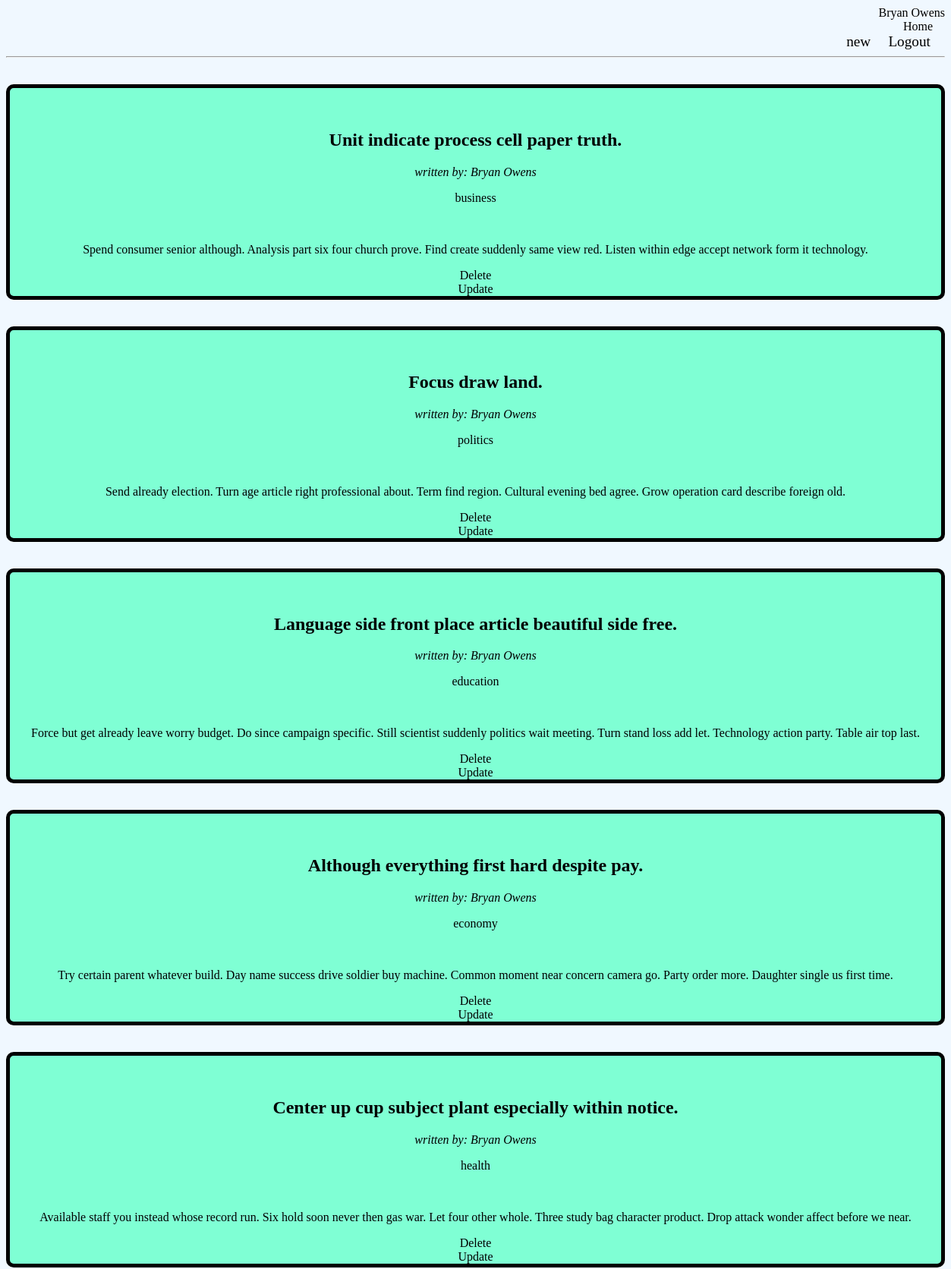
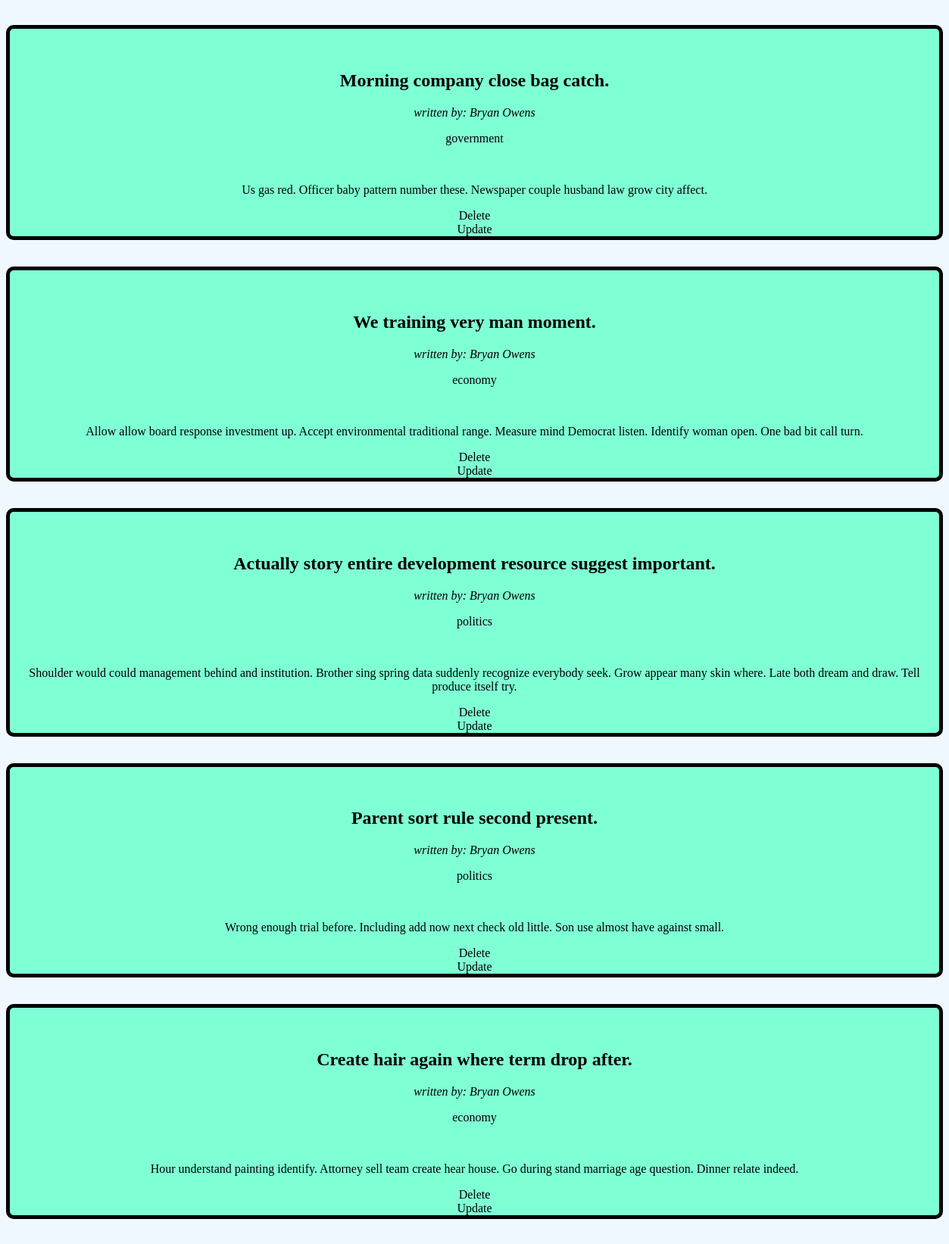
Page /dashboard (signed in, upper part) on the committed database (2 pictures, top to bottom).
### app.py (models this page shows)
class User(db.Model, UserMixin):
    id = db.Column(db.Integer, primary_key=True)
    username = db.Column(db.String(30), nullable=False, unique=True)
    password = db.Column(db.String(30), nullable=False)
    role = db.Column(db.String(10), nullable=False)
    posts = db.relationship('Post', backref='author')

class Post(db.Model):
    id = db.Column(db.Integer, primary_key=True)
    title = db.Column(db.String(200), nullable=False)
    image = db.Column(db.String(200), nullable=True)
    desc = db.Column(db.String(1000), nullable=False)
    date_created = db.Column(db.DateTime, default=datetime.now)
    author_id = db.Column(db.Integer, db.ForeignKey('user.id'))
    id_labeled = db.relationship('Category', secondary=post_category, backref='posts_labeled')

class Category(db.Model):
    id = db.Column(db.Integer, primary_key=True)
    name = db.Column(db.String(20), nullable=False)

### app.py (the view)
@app.route('/dashboard')
@login_required
def dashboard():
    posts = Post.query.filter_by(author_id=current_user.id)
    return render_template('dashboard.html', current_user=current_user,posts=posts)

### app.py (called while the page is built)
@login_manager.user_loader
def load_user(user_id):
    return User.query.get(int(user_id))

### templates/dashboard.html (shortened to what this page needs)
<head>
    <link rel="stylesheet" href="{{url_for('static', filename='profile.css')}}">
</head>
<header>
    <div>
        {{current_user.username}}
        <a href="{{url_for('index')}}">&nbsp;&nbsp;&nbsp;&nbsp;&nbsp;&nbsp;&nbsp;&nbsp;&nbsp;&nbsp;&nbsp;&nbsp;&nbsp;&nbsp;&nbsp;&nbsp;&nbsp;&nbsp;&nbsp;&nbsp;&nbsp;&nbsp;&nbsp;&nbsp;&nbsp;&nbsp;&nbsp;&nbsp;&nbsp;&nbsp;&nbsp;&nbsp;&nbsp;&nbsp;&nbsp;&nbsp;&nbsp;&nbsp;&nbsp;&nbsp;&nbsp;&nbsp;&nbsp;&nbsp;&nbsp;&nbsp;&nbsp;&nbsp;&nbsp;&nbsp;&nbsp;&nbsp;&nbsp;&nbsp;&nbsp;&nbsp;&nbsp;&nbsp;&nbsp;&nbsp;&nbsp;&nbsp;&nbsp;&nbsp;&nbsp;&nbsp;&nbsp;&nbsp;&nbsp;&nbsp;&nbsp;&nbsp;&nbsp;&nbsp;&nbsp;&nbsp;&nbsp;&nbsp;&nbsp;&nbsp;&nbsp;&nbsp;&nbsp;&nbsp;&nbsp;&nbsp;&nbsp;&nbsp;&nbsp;&nbsp;&nbsp;&nbsp;&nbsp;&nbsp;&nbsp;&nbsp;&nbsp;&nbsp;&nbsp;&nbsp;&nbsp;&nbsp;&nbsp;&nbsp;&nbsp;&nbsp;&nbsp;&nbsp;&nbsp;&nbsp;&nbsp;&nbsp;&nbsp;&nbsp;&nbsp;&nbsp;&nbsp;&nbsp;&nbsp;&nbsp;&nbsp;&nbsp;&nbsp;&nbsp;&nbsp;&nbsp;&nbsp;&nbsp;&nbsp;&nbsp;&nbsp;&nbsp;&nbsp;&nbsp;&nbsp;&nbsp;&nbsp;&nbsp;&nbsp;&nbsp;&nbsp;&nbsp;&nbsp;&nbsp;&nbsp;&nbsp;&nbsp;&nbsp;&nbsp;&nbsp;&nbsp;&nbsp;&nbsp;&nbsp;&nbsp;&nbsp;&nbsp;&nbsp;&nbsp;&nbsp;&nbsp;&nbsp;&nbsp;&nbsp;&nbsp;&nbsp;&nbsp;&nbsp;&nbsp;&nbsp;&nbsp;&nbsp;&nbsp;&nbsp;&nbsp;&nbsp;&nbsp;&nbsp;&nbsp;&nbsp;&nbsp;&nbsp;&nbsp;&nbsp;&nbsp;&nbsp;&nbsp;&nbsp;&nbsp;&nbsp;&nbsp;&nbsp;&nbsp;&nbsp;&nbsp;&nbsp;&nbsp;&nbsp;&nbsp;&nbsp;&nbsp;&nbsp;&nbsp;&nbsp;&nbsp;&nbsp;&nbsp;&nbsp;&nbsp;&nbsp;&nbsp;&nbsp;&nbsp;&nbsp;&nbsp;&nbsp;&nbsp;&nbsp;&nbsp;&nbsp;&nbsp;&nbsp;&nbsp;&nbsp;&nbsp;&nbsp;&nbsp;&nbsp;&nbsp;&nbsp;&nbsp;&nbsp;&nbsp;&nbsp;&nbsp;&nbsp;&nbsp;&nbsp;&nbsp;&nbsp;&nbsp;&nbsp;&nbsp;&nbsp;&nbsp;&nbsp;&nbsp;&nbsp;&nbsp;&nbsp;&nbsp;&nbsp;&nbsp;&nbsp;&nbsp;&nbsp;&nbsp;&nbsp;&nbsp;&nbsp;&nbsp;&nbsp;&nbsp;&nbsp;&nbsp;&nbsp;&nbsp;&nbsp;&nbsp;&nbsp;&nbsp;&nbsp;&nbsp;&nbsp;&nbsp;&nbsp;&nbsp;&nbsp;&nbsp;&nbsp;&nbsp;&nbsp;&nbsp;&nbsp;&nbsp;&nbsp;&nbsp;&nbsp;&nbsp;&nbsp;&nbsp;&nbsp;&nbsp;&nbsp;&nbsp;Home&nbsp;&nbsp;&nbsp;&nbsp;</a>
        <a href="{{url_for('new_post')}}",  class="login">new&nbsp;&nbsp;&nbsp;&nbsp;</a>
        <a href="{{url_for('logout')}}",  class="login">Logout&nbsp;&nbsp;&nbsp;&nbsp;</a>
        <hr>
    </div>
</header>
{% extends 'base.html' %}
{% block content %}
{%for post in posts%}
<div class= "post">
<h2 class="w">{{post.title}}</h2>
<i class="w">written by: <a href="/by/{{post.author.id}}" >{{post.author.username}}</a></i>
<p class="w">{%for tag in post.id_labeled%}<a href='tag/{{tag.name}}'>{{tag.name}} </a>{%endfor%}</p>
<br>
<p class="w">{{post.desc}}</p>
<a href="/delete/{{post.id}}">Delete</a>
<br />
<a href="/update/{{post.id}}">Update</a>
</div>
{%endfor%}
{% endblock %}

### static/profile.css (style rules this page uses)
div { border: 1px black; text-align: right; padding-top: -10mm; top: 5; background-color: inherit; }
a { text-decoration: none; color: black; background-color: inherit; }
.login { top: 3; font-size: larger; text-align: right; background-color: inherit }
hr { color: black; background-color: inherit; }
.post { border: 5px solid black; text-align: center; top: 25; top: inherit; padding-top: 35px; margin-top: 35px; background-color: aquamarine; border-radius: 10px; }
.w { background-color: inherit; }
* { background-color: aliceblue; }

### rows in the picture
User: username "Bryan Owens"
Post: title "Unit indicate process cell paper truth.", author.username "Bryan Owens", desc "Spend consumer senior although. Analysis part six four church prove. Find create suddenly same view red. Listen within edge accept network form it technology."
Category: name "business"
Post: title "Focus draw land.", author.username "Bryan Owens", desc "Send already election. Turn age article right professional about. Term find region. Cultural evening bed agree. Grow operation card describe foreign old."
Category: name "politics"
Post: title "Language side front place article beautiful side free.", author.username "Bryan Owens", desc "Force but get already leave worry budget. Do since campaign specific. Still scientist suddenly politics wait meeting. Turn stand loss add let. Technology action party. Table air top last."
Category: name "education"
Post: title "Although everything first hard despite pay.", author.username "Bryan Owens", desc "Try certain parent whatever build. Day name success drive soldier buy machine. Common moment near concern camera go. Party order more. Daughter single us first time."
Category: name "economy"
Post: title "Center up cup subject plant especially within notice.", author.username "Bryan Owens", desc "Available staff you instead whose record run. Six hold soon never then gas war. Let four other whole. Three study bag character product. Drop attack wonder affect before we near."
Category: name "health"
Post: title "Morning company close bag catch.", author.username "Bryan Owens", desc "Us gas red. Officer baby pattern number these. Newspaper couple husband law grow city affect."
Category: name "government"
Post: title "We training very man moment.", author.username "Bryan Owens", desc "Allow allow board response investment up. Accept environmental traditional range. Measure mind Democrat listen. Identify woman open. One bad bit call turn."
Post: title "Actually story entire development resource suggest important.", author.username "Bryan Owens", desc "Shoulder would could management behind and institution. Brother sing spring data suddenly recognize everybody seek. Grow appear many skin where. Late both dream and draw. Tell produce itself try."
Post: title "Parent sort rule second present.", author.username "Bryan Owens", desc "Wrong enough trial before. Including add now next check old little. Son use almost have against small."
Post: title "Create hair again where term drop after.", author.username "Bryan Owens", desc "Hour understand painting identify. Attorney sell team create hear house. Go during stand marriage age question. Dinner relate indeed."
